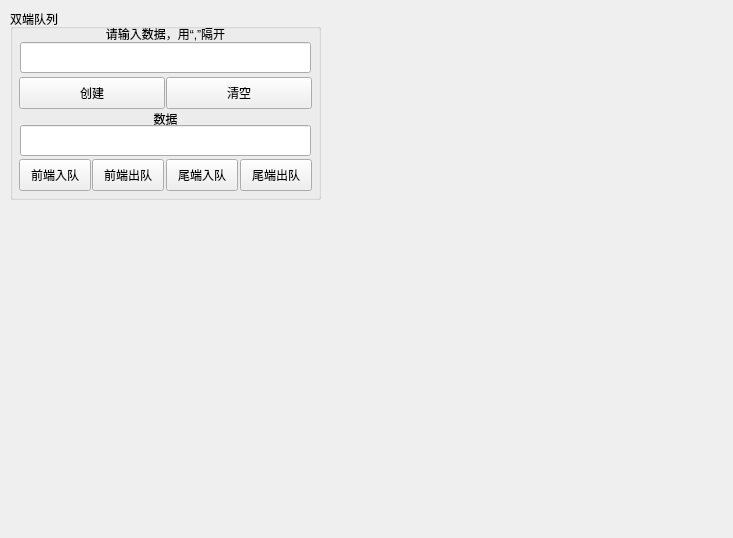
<?xml version="1.0" encoding="UTF-8"?>
<ui version="4.0">
 <class>DequeueUI</class>
 <widget class="QWidget" name="DequeueUI">
  <property name="geometry">
   <rect>
    <x>0</x>
    <y>0</y>
    <width>733</width>
    <height>538</height>
   </rect>
  </property>
  <property name="windowTitle">
   <string>Form</string>
  </property>
  <widget class="QGroupBox" name="groupBox">
   <property name="geometry">
    <rect>
     <x>10</x>
     <y>9</y>
     <width>311</width>
     <height>191</height>
    </rect>
   </property>
   <property name="title">
    <string>双端队列</string>
   </property>
   <widget class="QLabel" name="label_3">
    <property name="geometry">
     <rect>
      <x>10</x>
      <y>15</y>
      <width>291</width>
      <height>20</height>
     </rect>
    </property>
    <property name="layoutDirection">
     <enum>Qt::LeftToRight</enum>
    </property>
    <property name="text">
     <string>&lt;html&gt;&lt;head/&gt;&lt;body&gt;&lt;p align=&quot;center&quot;&gt;请输入数据，用“,”隔开&lt;/p&gt;&lt;/body&gt;&lt;/html&gt;</string>
    </property>
   </widget>
   <widget class="QPushButton" name="cleanButton">
    <property name="geometry">
     <rect>
      <x>156</x>
      <y>68</y>
      <width>146</width>
      <height>32</height>
     </rect>
    </property>
    <property name="text">
     <string>清空</string>
    </property>
   </widget>
   <widget class="QPushButton" name="createButton">
    <property name="geometry">
     <rect>
      <x>9</x>
      <y>68</y>
      <width>146</width>
      <height>32</height>
     </rect>
    </property>
    <property name="text">
     <string>创建</string>
    </property>
   </widget>
   <widget class="QLineEdit" name="dataEdit">
    <property name="geometry">
     <rect>
      <x>10</x>
      <y>33</y>
      <width>291</width>
      <height>31</height>
     </rect>
    </property>
   </widget>
   <widget class="QLabel" name="label_6">
    <property name="geometry">
     <rect>
      <x>10</x>
      <y>100</y>
      <width>291</width>
      <height>20</height>
     </rect>
    </property>
    <property name="layoutDirection">
     <enum>Qt::LeftToRight</enum>
    </property>
    <property name="text">
     <string>&lt;html&gt;&lt;head/&gt;&lt;body&gt;&lt;p align=&quot;center&quot;&gt;数据&lt;/p&gt;&lt;/body&gt;&lt;/html&gt;</string>
    </property>
   </widget>
   <widget class="QLineEdit" name="insert_Edit1">
    <property name="geometry">
     <rect>
      <x>10</x>
      <y>116</y>
      <width>291</width>
      <height>31</height>
     </rect>
    </property>
   </widget>
   <widget class="QPushButton" name="headinsertButton">
    <property name="geometry">
     <rect>
      <x>9</x>
      <y>150</y>
      <width>72</width>
      <height>32</height>
     </rect>
    </property>
    <property name="text">
     <string>前端入队</string>
    </property>
   </widget>
   <widget class="QPushButton" name="tailinsertButton">
    <property name="geometry">
     <rect>
      <x>156</x>
      <y>150</y>
      <width>72</width>
      <height>32</height>
     </rect>
    </property>
    <property name="text">
     <string>尾端入队</string>
    </property>
   </widget>
   <widget class="QPushButton" name="taildeleteButton">
    <property name="geometry">
     <rect>
      <x>230</x>
      <y>150</y>
      <width>72</width>
      <height>32</height>
     </rect>
    </property>
    <property name="text">
     <string>尾端出队</string>
    </property>
   </widget>
   <widget class="QPushButton" name="headdeleteButton">
    <property name="geometry">
     <rect>
      <x>82</x>
      <y>150</y>
      <width>72</width>
      <height>32</height>
     </rect>
    </property>
    <property name="text">
     <string>前端出队</string>
    </property>
   </widget>
  </widget>
 </widget>
 <tabstops>
  <tabstop>cleanButton</tabstop>
  <tabstop>dataEdit</tabstop>
  <tabstop>createButton</tabstop>
  <tabstop>headdeleteButton</tabstop>
  <tabstop>taildeleteButton</tabstop>
  <tabstop>insert_Edit1</tabstop>
  <tabstop>headinsertButton</tabstop>
  <tabstop>tailinsertButton</tabstop>
 </tabstops>
 <resources/>
 <connections>
  <connection>
   <sender>cleanButton</sender>
   <signal>clicked()</signal>
   <receiver>DequeueUI</receiver>
   <slot>on_clean_btn_clicked()</slot>
   <hints>
    <hint type="sourcelabel">
     <x>391</x>
     <y>176</y>
    </hint>
    <hint type="destinationlabel">
     <x>443</x>
     <y>182</y>
    </hint>
   </hints>
  </connection>
  <connection>
   <sender>headinsertButton</sender>
   <signal>clicked()</signal>
   <receiver>DequeueUI</receiver>
   <slot>on_headinsert_btn_clicked()</slot>
   <hints>
    <hint type="sourcelabel">
     <x>278</x>
     <y>269</y>
    </hint>
    <hint type="destinationlabel">
     <x>443</x>
     <y>252</y>
    </hint>
   </hints>
  </connection>
  <connection>
   <sender>tailinsertButton</sender>
   <signal>clicked()</signal>
   <receiver>DequeueUI</receiver>
   <slot>on_tailinsert_btn_clicked()</slot>
   <hints>
    <hint type="sourcelabel">
     <x>347</x>
     <y>275</y>
    </hint>
    <hint type="destinationlabel">
     <x>443</x>
     <y>285</y>
    </hint>
   </hints>
  </connection>
  <connection>
   <sender>headdeleteButton</sender>
   <signal>clicked()</signal>
   <receiver>DequeueUI</receiver>
   <slot>on_headdelete_btn_clicked()</slot>
   <hints>
    <hint type="sourcelabel">
     <x>240</x>
     <y>277</y>
    </hint>
    <hint type="destinationlabel">
     <x>441</x>
     <y>349</y>
    </hint>
   </hints>
  </connection>
  <connection>
   <sender>taildeleteButton</sender>
   <signal>clicked()</signal>
   <receiver>DequeueUI</receiver>
   <slot>on_taildelete_btn_clicked()</slot>
   <hints>
    <hint type="sourcelabel">
     <x>330</x>
     <y>277</y>
    </hint>
    <hint type="destinationlabel">
     <x>443</x>
     <y>401</y>
    </hint>
   </hints>
  </connection>
  <connection>
   <sender>createButton</sender>
   <signal>clicked()</signal>
   <receiver>DequeueUI</receiver>
   <slot>on_create_btn_clicked()</slot>
   <hints>
    <hint type="sourcelabel">
     <x>120</x>
     <y>93</y>
    </hint>
    <hint type="destinationlabel">
     <x>554</x>
     <y>60</y>
    </hint>
   </hints>
  </connection>
 </connections>
 <slots>
  <slot>on_clean_btn_clicked()</slot>
  <slot>on_create_btn_clicked()</slot>
  <slot>on_delete_btn_clicked()</slot>
  <slot>on_headinsert_btn_clicked()</slot>
  <slot>on_tailinsert_btn_clicked()</slot>
  <slot>on_locationinsert_btn_clicked()</slot>
  <slot>on_headdelete_btn_clicked()</slot>
  <slot>on_taildelete_btn_clicked()</slot>
  <slot>on_locationdelete_btn_clicked()</slot>
  <slot>on_search_btn_clicked()</slot>
  <slot>text()</slot>
 </slots>
</ui>
